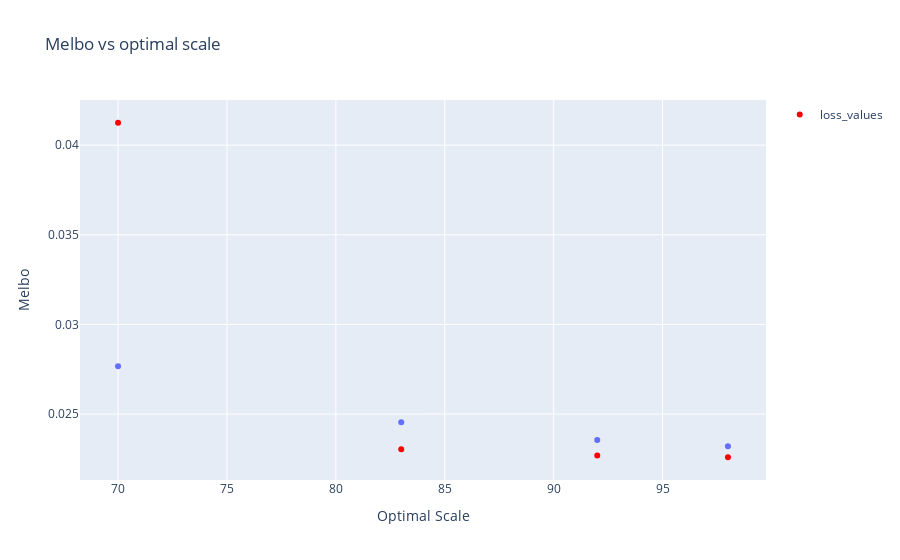

Write notebook code for a chart like this one.
### Code cell
# Create the initial scatter plot
fig = px.scatter(x=optimal_scales, y=melbo_scores, title="Melbo vs optimal scale", labels={'x': 'Optimal Scale', 'y': 'Melbo'})


# Add the new set of points to the plot
fig.add_trace(go.Scatter(x=optimal_scales, y=loss_values, mode='markers', marker=dict(color='red'), name='loss_values'))

# Update the layout to show the legend
fig.update_layout(showlegend=True)

# Display the plot
fig.show()

### Figure 1 — Plotly figure (JSON) as saved in the notebook; plotly's stock layout.template omitted (floating-point values rounded to 4 significant figures)
{"data": [{"hovertemplate": "Optimal Scale=%{x}<br>Melbo=%{y}<extra></extra>", "legendgroup": "", "marker": {"color": "#636efa", "symbol": "circle"}, "mode": "markers", "name": "", "orientation": "v", "showlegend": false, "type": "scatter", "x": [83, 70, 92, 98], "xaxis": "x", "y": [0.02455, 0.02767, 0.02355, 0.0232], "yaxis": "y"}, {"marker": {"color": "red"}, "mode": "markers", "name": "loss_values", "type": "scatter", "x": [83, 70, 92, 98], "y": [0.02303, 0.04125, 0.02269, 0.02259]}], "layout": {"legend": {"tracegroupgap": 0}, "showlegend": true, "title": {"text": "Melbo vs optimal scale"}, "xaxis": {"anchor": "y", "domain": [0, 1], "title": {"text": "Optimal Scale"}}, "yaxis": {"anchor": "x", "domain": [0, 1], "title": {"text": "Melbo"}}}}
